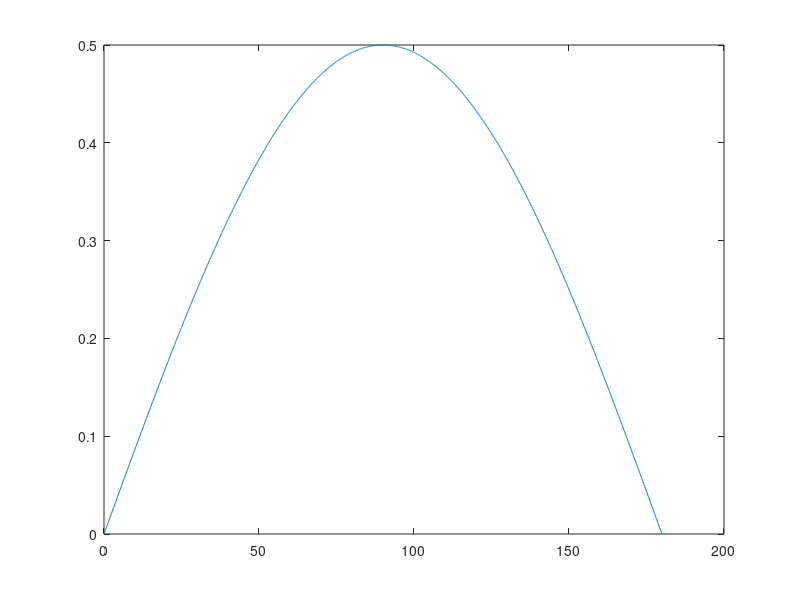

The MATLAB script that drew this image: (Note: this script raises an error after producing the figure.)
% Script to show off-axis distribution used to derive
% detection function. 
% Ref: Passive Acoustic Monitoring of Cetaceans by Walter M. X. Zimmer 
% Page: 263 -264



%% Detecting an arbitrary click
dth = 0.1;
thetadeg = 0:dth:180;
theta = thetadeg * pi/180;

figure
Woa = 1/2 * sin(theta);
plot(thetadeg, Woa)

figure 
polarplot(theta, Woa)

%% Detecting a near on-axis click
mu = [0 0];
sigmaHdeg = 20;
sigmaH = sigmaHdeg * pi/180; % Standard deviation of head moovements 

% The covariance matrix is diagonal because we asume that the animal is
% moving the head with no horizontal or vertical preference.
Sigma = sigmaH * eye(2); 

x1 = -3:0.1:3;
x2 = -3:0.1:3;
[X1,X2] = meshgrid(x1,x2);
X = [X1(:) X2(:)];

y = mvnpdf(X,mu,Sigma);
y = reshape(y,length(x2),length(x1));


figure
lgd = {};
surf(x1,x2,y)
lgd{end+1} = sprintf('Off-axis Raileigh distribution with \\sigma_H = %d°', sigmaHdeg);
caxis([min(y(:))-0.5*range(y(:)),max(y(:))])
axis([-3 3 -3 3 0 1])
xlabel('x')
ylabel('y')
zlabel('Probability Density')

hold on
plot3([0, 0], [0, 0], [0, 1], 'LineWidth', 2, 'Color', 'r');
lgd{end+1} = 'On-axis';

hold on 
xoffaxis = 0:0.01:1;
yoffaxis = 0.5 * xoffaxis;
zoffaxis = 2 * yoffaxis;

plot3(xoffaxis, yoffaxis, zoffaxis, 'LineWidth', 2, 'LineStyle','--')
lgd{end+1} = 'Off-axis';

legend(lgd)


%% Comparison of the two distributions

% Probability density function
dth = 0.1;
thetadeg = 0:dth:90;
theta = thetadeg * pi/180;

figure
lgd = {};
Woa_a = 1/2 * sin(theta);
plot(thetadeg, Woa_a, 'LineWidth', 1)
lgd{end + 1} = 'W_{OA_A}';

listSigmaHdeg = [1 5 10 30 50];
for sigmaHdeg = listSigmaHdeg
    sigmaH = sigmaHdeg * pi/180;
    Woa_h = (theta / sigmaH^2) .* exp(-1/2 * ( (theta / sigmaH).^2) );
    hold on 
    plot(thetadeg, Woa_h, 'LineWidth', 1)
    lgd{end+1} = sprintf('W_{OA_H}, \\sigma_H = %.1f °', sigmaHdeg);
end 
xlabel('Off-axis angle [°]')
ylabel('PDF')
legend(lgd)
title('Probability density function - Off-axis distribution')

% Cumulative distribution function
figure
lgd = {};
CDFoa_a = 1/2 * (1 - cos(theta));
plot(thetadeg, CDFoa_a, 'LineWidth', 1)
lgd{end + 1} = 'W_{OA_A}';

listSigmaHdeg = [1 5 10 30 50];
for sigmaHdeg = listSigmaHdeg
    sigmaH = sigmaHdeg * pi/180;
    CDFoa_h = 1 - exp(-1/2 * ( (theta / sigmaH).^2) );
    hold on 
    plot(thetadeg, CDFoa_h, 'LineWidth', 1)
    lgd{end+1} = sprintf('W_{OA_H}, \\sigma_H = %.1f °', sigmaHdeg);
end 

xlabel('Off-axis angle [°]')
ylabel('CDF')
legend(lgd)
title('Cumulative distribution function - Off-axis distribution')




